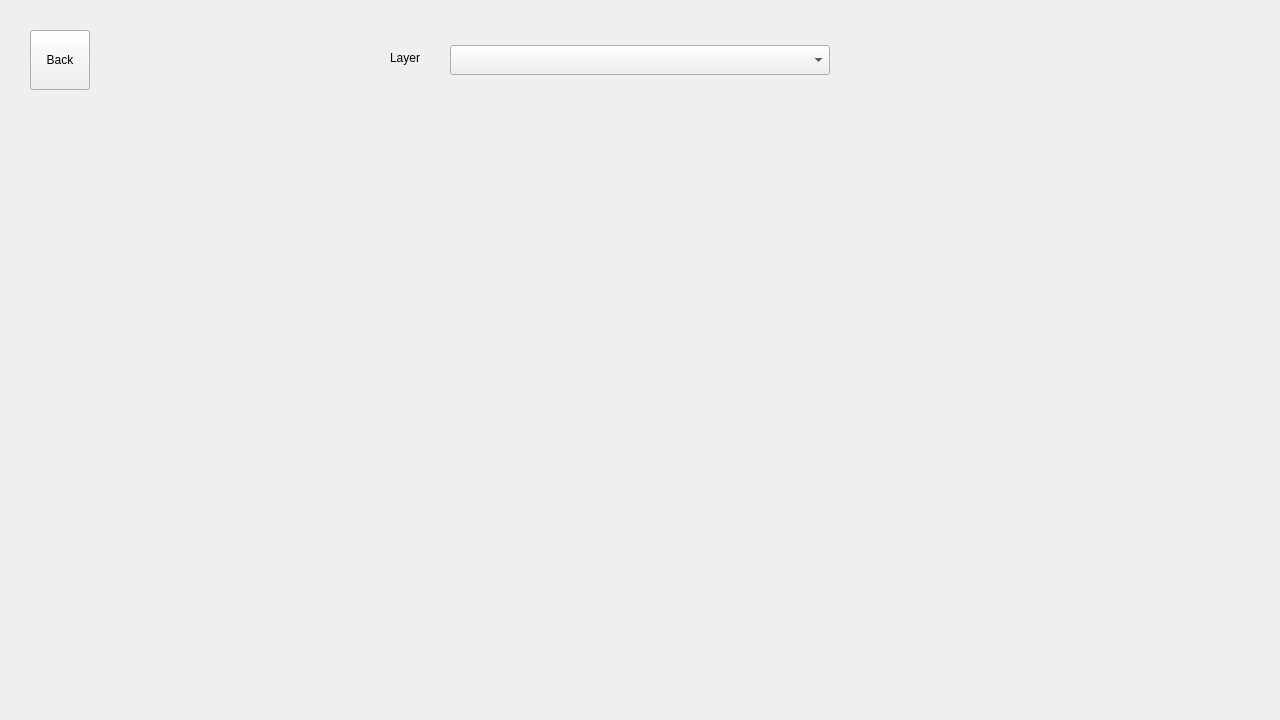
<?xml version="1.0" encoding="UTF-8"?>
<ui version="4.0">
 <class>Form</class>
 <widget class="QWidget" name="Form">
  <property name="geometry">
   <rect>
    <x>0</x>
    <y>0</y>
    <width>1280</width>
    <height>720</height>
   </rect>
  </property>
  <property name="windowTitle">
   <string>XAI Viz</string>
  </property>
  <widget class="QComboBox" name="choose_layer">
   <property name="geometry">
    <rect>
     <x>450</x>
     <y>45</y>
     <width>380</width>
     <height>30</height>
    </rect>
   </property>
  </widget>
  <widget class="QLabel" name="label">
   <property name="geometry">
    <rect>
     <x>390</x>
     <y>50</y>
     <width>55</width>
     <height>16</height>
    </rect>
   </property>
   <property name="text">
    <string>Layer</string>
   </property>
  </widget>
  <widget class="QPushButton" name="back_btn">
   <property name="geometry">
    <rect>
     <x>30</x>
     <y>30</y>
     <width>60</width>
     <height>60</height>
    </rect>
   </property>
   <property name="text">
    <string>Back</string>
   </property>
  </widget>
  <widget class="QLabel" name="filterA">
   <property name="geometry">
    <rect>
     <x>380</x>
     <y>580</y>
     <width>100</width>
     <height>100</height>
    </rect>
   </property>
   <property name="text">
    <string/>
   </property>
  </widget>
  <widget class="QLabel" name="filterB">
   <property name="geometry">
    <rect>
     <x>580</x>
     <y>580</y>
     <width>100</width>
     <height>100</height>
    </rect>
   </property>
   <property name="text">
    <string/>
   </property>
  </widget>
  <widget class="QLabel" name="filterC">
   <property name="geometry">
    <rect>
     <x>780</x>
     <y>580</y>
     <width>100</width>
     <height>100</height>
    </rect>
   </property>
   <property name="text">
    <string/>
   </property>
  </widget>
  <widget class="QLabel" name="filterAName">
   <property name="geometry">
    <rect>
     <x>380</x>
     <y>690</y>
     <width>101</width>
     <height>16</height>
    </rect>
   </property>
   <property name="text">
    <string/>
   </property>
   <property name="alignment">
    <set>Qt::AlignCenter</set>
   </property>
  </widget>
  <widget class="QLabel" name="filterBName">
   <property name="geometry">
    <rect>
     <x>580</x>
     <y>690</y>
     <width>101</width>
     <height>20</height>
    </rect>
   </property>
   <property name="text">
    <string/>
   </property>
   <property name="alignment">
    <set>Qt::AlignCenter</set>
   </property>
  </widget>
  <widget class="QLabel" name="filterCName">
   <property name="geometry">
    <rect>
     <x>780</x>
     <y>690</y>
     <width>101</width>
     <height>20</height>
    </rect>
   </property>
   <property name="text">
    <string/>
   </property>
   <property name="alignment">
    <set>Qt::AlignCenter</set>
   </property>
  </widget>
 </widget>
 <resources/>
 <connections/>
</ui>
